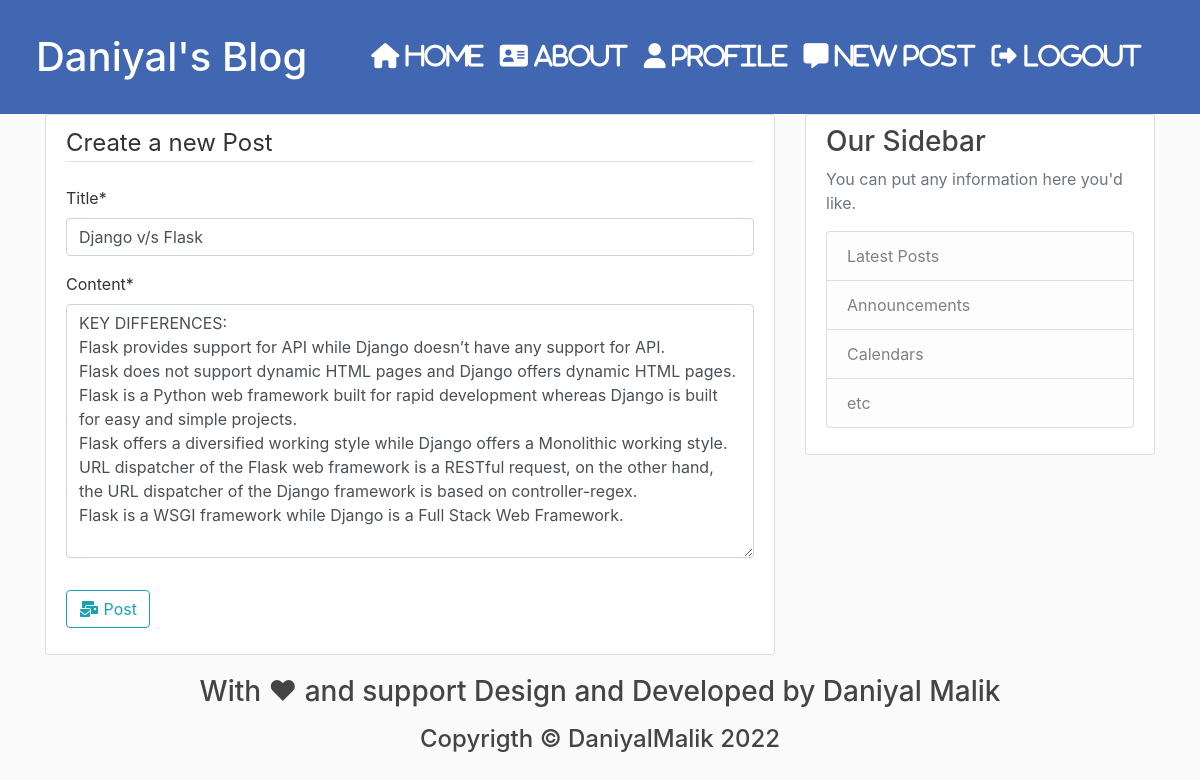
/post/10/update (signed in), run on the app's committed database.
### blog/models.py (models this page shows, shortened)
class Post(models.Model):
    title=models.CharField(max_length=100)
    content=models.TextField()
    date_posted=models.DateTimeField(default=timezone.now)
    author=models.ForeignKey(User, on_delete=models.CASCADE)

### blog/views.py (the view, shortened to what this page needs)
# urls.py: path("post/<int:pk>/update",PostUpdateview.as_view() , name="post-update")
class PostUpdateview(LoginRequiredMixin,UserPassesTestMixin,UpdateView):
    model=Post
    template_name='blog/post_form.html'
    fields=['title','content']
    def test_func(self):
        post=self.get_object()
        if self.request.user==post.author:
            return True
        return False

### blog/templates/blog/post_form.html (shortened to what this page needs)
{% extends 'blog/base.html' %}
{% load crispy_forms_tags %}
{% block content %}
  <div class="content-section">
      <form action="" method="post">
          <fieldset class="form-group">
              <legend class="border-bottom mb-4">
                Create a new Post
              </legend>
              {{form | crispy}}
          </fieldset>
          <div class="form-group">
              <button class="btn btn-outline-info" type="submit"><i class="fas fa-mail-bulk"></i> Post</button>
          </div>
      </form>
  </div>
{% endblock content %}

### blog/static/blog/main.css (style rules this page uses)
body { background: #fafafa; color: #333333; margin-top: 1rem; }
.content-section { background: #ffffff; padding: 10px 20px; border: 1px solid #dddddd; border-radius: 3px; margin-bottom: 20px; }

### data on the page
Post: title "Django v/s Flask", content "KEY DIFFERENCES: Flask provides support for API while Django doesn’t have any support for API. Flask does not support dynamic HTML pages and Django offers dynamic HTML pages. Flask is a Python web framework built for rapid development whereas Django is built for easy and simple projects. Flask offers a diversified working style while Django offers a Monolithic working style. URL dispatcher of the Flask web framework is a RESTful request, on the other hand, the URL dispatcher of the Django framework is based on controller-regex. Flask is a WSGI framework while Django is a Full Stack Web Framework."
